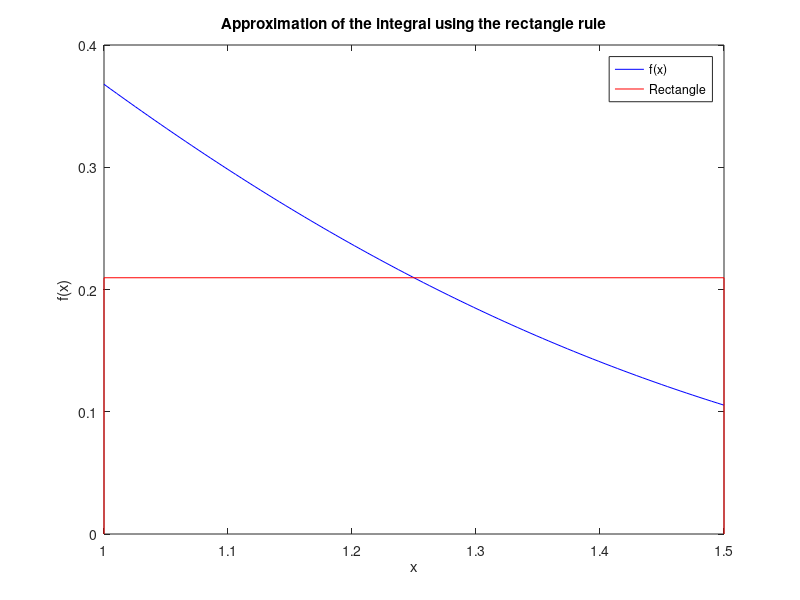

Source code (MATLAB):
% 1.
% Define the function and its second derivative
f = @(x) exp(-x.^2);
f2 = @(x) (4*x.^2 - 2).*exp(-x.^2);

% Define the limits of integration
a = 1;
b = 1.5;

% Calculate the integral using the rectangle rule
E = (a + b) / 2;  % midpoint
R1 = ((b - a)^3 / 24) * f2(E);  % error term
I_rect = (b - a) * f(E) + R1;

% Display the result
disp(['Rectangle rule: ', num2str(I_rect)])

% Define the values of n
n_values = [150, 500];

% Initialize the results vector
I_values = zeros(size(n_values));

% Calculate the integral for each value of n using the repeated rectangle rule
for i = 1:length(n_values)
    n = n_values(i);
    h = (b - a) / n;
    x = a + h/2 : h : b;
    Rn = ((b - a)^3 / (24 * n^2)) * f2(E);  % error term
    I_values(i) = h * sum(f(x)) + Rn;
end

% Display the results
for i = 1:length(n_values)
    disp(['n = ', num2str(n_values(i)), ', I = ', num2str(I_values(i))])
end

% Plot the function
x = linspace(a, b, 100);
y = f(x);
figure
plot(x, y, 'b')
hold on

% Plot the rectangle
x_rect = [a a b b];
y_rect = [0 f(E) f(E) 0];
plot(x_rect, y_rect, 'r')

% Set the plot labels and title
xlabel('x')
ylabel('f(x)')
title('Approximation of the integral using the rectangle rule')
legend('f(x)', 'Rectangle', 'Location', 'Best')

% Hold off the plot
hold off

% 2.
% % Define the function
% f = @(x) 2 ./ (1 + x.^2);

% % Define the limits of integration
% a = 0;
% b = 1;

% % Define the precision
% epsilon = 10^-4;

% % Initialize the Romberg matrix
% R = zeros(10, 10);

% % Calculate the first element of the sequence using the trapezium formula
% h = b - a;
% R(1, 1) = h/2 * (f(a) + f(b));

% % Calculate the rest of the sequence using the Romberg algorithm
% for i = 2:10
%     h = h / 2;
%     sum = 0;
%     for k = 1:2^(i-2)
%         sum = sum + f(a + (2*k-1)*h);
%     end
%     R(i, 1) = 1/2 * R(i-1, 1) + h * sum;
%     for j = 2:i
%         R(i, j) = R(i, j-1) + (R(i, j-1) - R(i-1, j-1)) / (4^(j-1) - 1);
%     end
%     if (i > 1 && abs(R(i, i) - R(i-1, i-1)) < epsilon)
%         break;
%     end
% end

% % Display the result
% disp(['Romberg algorithm for trapezium formula: ', num2str(R(i, i))])

% % Initialize the Aitken matrix
% A = zeros(10, 10);

% % Calculate the first element of the sequence using the trapezium formula
% h = b - a;
% A(1, 1) = h/2 * (f(a) + f(b));

% % Calculate the rest of the sequence using the Aitken's form of the Romberg algorithm
% for i = 2:10
%     h = h / 2;
%     sum = 0;
%     for k = 1:2^(i-2)
%         sum = sum + f(a + (2*k-1)*h);
%     end
%     A(i, 1) = 1/2 * A(i-1, 1) + h * sum;
%     for j = 2:i
%         A(i, j) = ((4^(j-1)) * A(i, j-1) - A(i-1, j-1)) / (4^(j-1) - 1);
%     end
%     if (i > 1 && abs(A(i, i) - A(i-1, i-1)) < epsilon)
%         break;
%     end
% end

% % Display the result
% disp(['Aitken''s form of the Romberg algorithm: ', num2str(A(i, i))])

% 3.
% % Define the function
% f = @(x) 100./x.^2 .* sin(10./x);

% % Define the limits of integration
% a = 1;
% b = 3;

% % Define the precision
% epsilon = 10^-4;

% % Plot the function
% x = linspace(a, b, 1000);
% y = f(x);
% figure
% plot(x, y)
% xlabel('x')
% ylabel('f(x)')
% title('Graph of the function')

% % Define the Simpson's rule
% Simpson = @(a, b) (b - a) / 6 * (f(a) + 4*f((a + b) / 2) + f(b));

% % Calculate the integral using the adaptive quadrature algorithm
% I_adquad = adquad(a, b, epsilon, Simpson);

% % Display the result
% disp(['Adaptive quadrature: ', num2str(I_adquad)])

% % Define the values of n
% n_values = [50, 100];

% % Initialize the results vector
% I_values = zeros(size(n_values));

% % Calculate the integral for each value of n using the repeated Simpson's rule
% for i = 1:length(n_values)
%     n = n_values(i);
%     h = (b - a) / n;
%     x = a:h:b;
%     I_values(i) = h/3 * (f(a) + 4*sum(f(x(2:2:end-1))) + 2*sum(f(x(3:2:end-2))) + f(b));
% end

% % Display the results
% for i = 1:length(n_values)
%     disp(['n = ', num2str(n_values(i)), ', I = ', num2str(I_values(i))])
% end

% % Define the correct value of the integral
% I_correct = -1.4260247818;

% % Calculate the absolute errors
% errors = abs(I_values - I_correct);

% % Display the errors
% for i = 1:length(n_values)
%     disp(['n = ', num2str(n_values(i)), ', error = ', num2str(errors(i))])
% end

% % Define the adaptive quadrature algorithm
% function I = adquad(a, b, er, Simpson)
% I1 = Simpson(a, b);
% I2 = Simpson(a, (a + b)/2) + Simpson((a + b) / 2, b);
% if abs(I1 - I2) < 15 * er
%     I = I2;
% else
%     I = adquad(a, (a + b) / 2, er / 2, Simpson) + adquad((a + b) / 2, b, er / 2, Simpson);
% end
% end